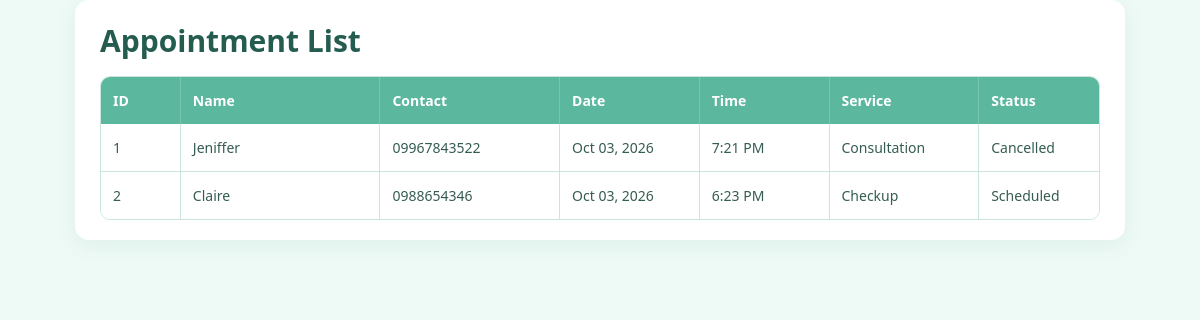
The app's page /appointments/ with its own data.
### AppointmentApp/models.py (models this page shows, shortened)
class Appointment(models.Model):
    appointment_id = models.AutoField(primary_key=True)
    client_name = models.CharField(max_length=100)
    contact_number = models.CharField(max_length=20)
    appointment_date = models.DateField()
    appointment_time = models.TimeField()
    service = models.CharField(max_length=100)
    appointment_status = models.CharField(max_length=50)

### AppointmentApp/views.py (the view)
def appointment_list(request):
    appointments = Appointment.objects.all()
    context = {
        'appointments': appointments
    }
    return render(
        request,
        'appointment/appointment_list.html',
        context
    )

### AppointmentApp/templates/appointment/appointment_list.html (shortened to what this page needs)
{% extends 'appointment/base.html' %}
{% block content %}
<div class="content-box">
    <h1>Appointment List</h1>
    <table>
        <thead>
            <tr>
                <th>ID</th>
                <th>Name</th>
                <th>Contact</th>
                <th>Date</th>
                <th>Time</th>
                <th>Service</th>
                <th>Status</th>
            </tr>
        </thead>
        <tbody>
            {% for appointment in appointments %}
            <tr>
                <td>
                    {{ appointment.appointment_id }}
                </td>
                <td>
                    {{ appointment.client_name }}
                </td>
                <td>
                    {{ appointment.contact_number }}
                </td>
                <td>
                    {{ appointment.appointment_date|date:"M d, Y" }}
                </td>
                <td>
                    {{ appointment.appointment_time|time:"g:i A" }}
                </td>
                <td>
                    {{ appointment.service }}
                </td>
                <td>
                    {{ appointment.appointment_status }}
                </td>
            </tr>
            {% empty %}
            <tr>
                <td colspan="7" class="no-data">
                    No appointments found.
                </td>
            </tr>
            {% endfor %}
        </tbody>
    </table>
</div>
{% endblock %}

### AppointmentApp/templates/appointment/base.html (shortened to what this page needs)
{% load static %}
<!DOCTYPE html>
<html>
<head>
    <link rel="stylesheet" href="{% static 'appointment/style.css' %}">
</head>
<body>
    {% block content %}
    {% endblock %}
</body>
</html>

### AppointmentApp/static/appointment/style.css (style rules this page uses)
body { margin: 0; font-family: "Segoe UI", Arial, sans-serif; background-color: #eefaf5; color: #355c52; }
.content-box { background-color: #ffffff; padding: 20px 25px; border-radius: 14px; box-shadow: 0 5px 20px rgba(40, 120, 100, 0.08); width: 100%; max-width: 1050px; margin: 0 auto; box-sizing: border-box; }
h1 { color: #245c50; margin: 0 0 15px 0; font-size: 30px; font-weight: 600; text-align: left; }
table { width: 100%; border-collapse: separate; border-spacing: 0; margin: 0 auto; overflow: hidden; border: 1px solid #c9e5dc; border-radius: 10px; }
th { background-color: #5bb89e; color: white; padding: 14px 12px; text-align: left; font-size: 14px; font-weight: 600; border-right: 1px solid #75c5af; }
td { padding: 14px 12px; border-right: 1px solid #c9e5dc; border-bottom: 1px solid #c9e5dc; font-size: 14px; color: #355c52; background-color: white; }
th:last-child, td:last-child { border-right: none; }
tr:last-child td { border-bottom: none; }
th:nth-child(1), td:nth-child(1) { width: 8%; }
th:nth-child(2), td:nth-child(2) { width: 20%; }
th:nth-child(3), td:nth-child(3) { width: 18%; }
th:nth-child(4), td:nth-child(4) { width: 14%; }
th:nth-child(5), td:nth-child(5) { width: 13%; }
th:nth-child(6), td:nth-child(6) { width: 15%; }
th:nth-child(7), td:nth-child(7) { width: 12%; }

### records on screen
Appointment: appointment_id "1", client_name "Jeniffer", contact_number "09967843522", appointment_date "Oct 03, 2026", appointment_time "7:21 PM", service "Consultation", appointment_status "Cancelled"
Appointment: appointment_id "2", client_name "Claire", contact_number "0988654346", appointment_date "Oct 03, 2026", appointment_time "6:23 PM", service "Checkup", appointment_status "Scheduled"
